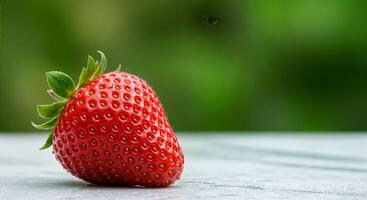
#> input picture straw.jpg, 367 x 200 px
$ python exp5_cv.py
#> lines starting #> are read from the running program, lines starting #| are printed output that depends on the picture; after the words box and inside, x2 and y2 are one past the last pixel; in counts of white or black regions, pixels touching at a corner belong together
import cv2
import numpy as np
import matplotlib.pyplot as plt

img = cv2.imread("straw.jpg", cv2.IMREAD_GRAYSCALE)
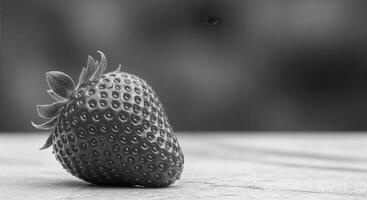
#> img: shape (200, 367); min 0, max 246, mean 110.1

negative = 255 - img
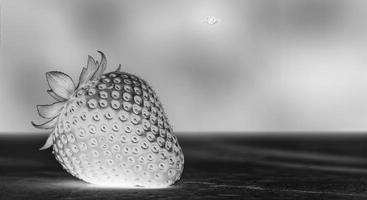
#> negative: shape (200, 367); min 9, max 255, mean 144.9

brightness = cv2.add(img, 50)
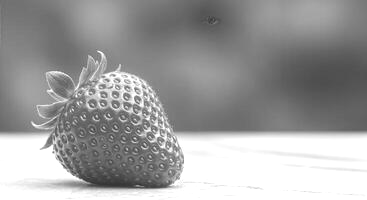
#> brightness: shape (200, 367); min 50, max 255, mean 157.3

contrast = cv2.convertScaleAbs(img, alpha=1.5, beta=0)
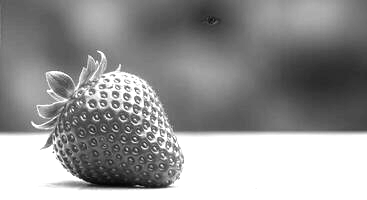
#> contrast: shape (200, 367); min 0, max 255, mean 149.6

_, threshold = cv2.threshold(img, 127, 255, cv2.THRESH_BINARY)
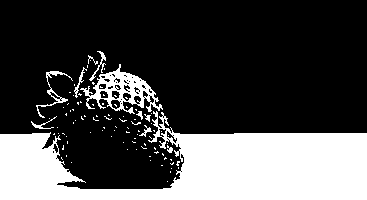
#> threshold: shape (200, 367); 28.2% white; 96 white regions (85 under 20 px), largest, box (x1, y1, x2, y2) and area: (0, 111, 367, 200) 18340, (80, 64, 163, 114) 1437, (36, 71, 73, 118) 235

gamma = 2.2
gamma_corrected = np.array(255 * (img / 255) ** (1/gamma), dtype='uint8')
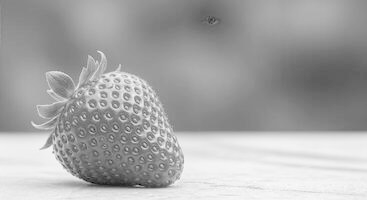
#> gamma_corrected: shape (200, 367); min 0, max 250, mean 166.8

titles = ['Original', 'Negative', 'Brightness +50', 'Contrast x1.5', 'Threshold', 'Gamma (2.2)']
images = [img, negative, brightness, contrast, threshold, gamma_corrected]

plt.figure(figsize=(12, 8))
for i in range(6):
    plt.subplot(2, 3, i+1)
    plt.imshow(images[i], cmap='gray')
    plt.title(titles[i])
    plt.axis('off')
plt.tight_layout()
plt.show()

$ run again, with image2.jpg copied over straw.jpg
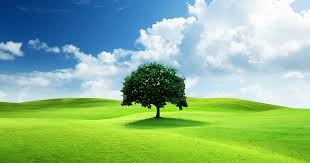
#> input picture image2.jpg, 310 x 163 px
#> `_, threshold = cv2.threshold(img, 127, 255, cv2.THRESH_BINARY)`:
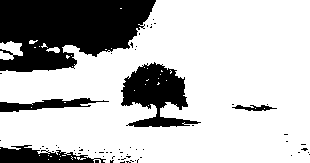
#> threshold: shape (163, 310); 74.3% white; 65 black regions (60 under 20 px), largest, box (x1, y1, x2, y2) and area: (0, 0, 156, 72) 8176, (121, 62, 201, 127) 2697, (0, 145, 106, 163) 1070, (0, 98, 109, 112) 714, (232, 105, 277, 111) 146
#> `gamma_corrected = np.array(255 * (img / 255) ** (1/gamma), dtype='uint..`:
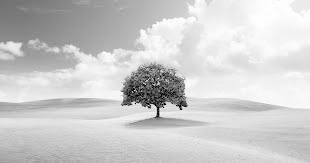
#> gamma_corrected: shape (163, 310); min 0, max 255, mean 204.5
